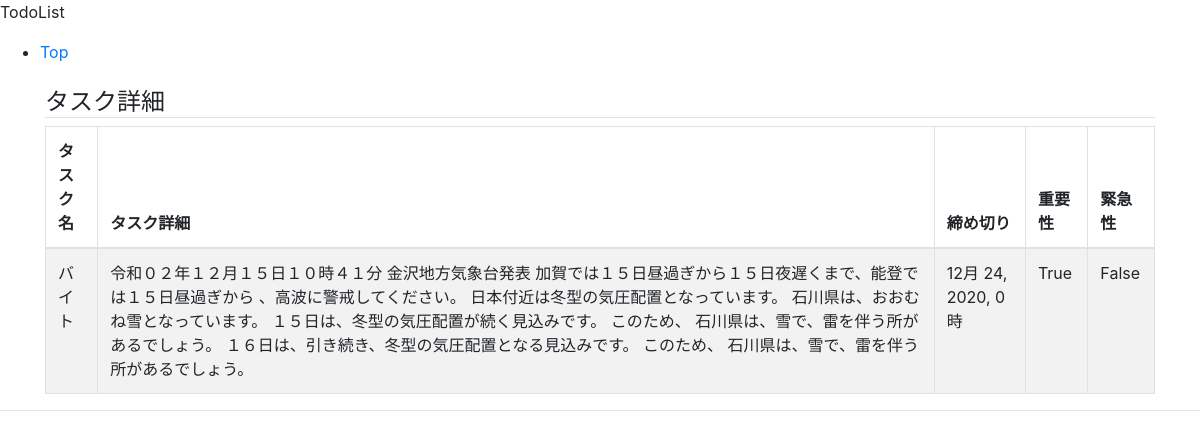
Screenshot of /detail/12/ with the database file from the repository.
### posts/models.py (models this page shows, shortened)
class Posts(models.Model):
    class Meta(object):
        db_table = 'posts'
    task = models.CharField(verbose_name='タスク名', max_length=255)
    task_text = models.CharField(verbose_name='タスク詳細', max_length=255)
    created_at = models.DateTimeField(verbose_name='作成日時', default=timezone.now())
    deadline = models.DateTimeField(verbose_name='締切', default=timezone.now())
    importance = models.BooleanField(verbose_name='重要', default=True)
    urgency = models.BooleanField(verbose_name='緊急', default=True)

### posts/views.py (the view)
class TaskDetail(DetailView):
    model = Posts

### posts/templates/posts/posts_detail.html (shortened to what this page needs)
{% extends "base.html" %}
{% block content %}
    <h4 class="mt-4 border-bottom">タスク詳細</h4>
    <table class="table table-striped table-bordered">
        <thead>
        <tr>
            <th scope="col">タスク名</th>
            <th scope="col">タスク詳細</th>
            <th scope="col">締め切り</th>
            <th scope="col">重要性</th>
            <th scope="col">緊急性</th>
        </tr>
        </thead>
        <tbody>
        <tr>
            <td>{{ posts.task }}</td>
            <td>{{ posts.task_text }}</td>
            <td>{{ posts.deadline }}</td>
            <td>{{ posts.importance }}</td>
            <td>{{ posts.urgency }}</td>
        </tr>
        </tbody>
    </table>
{% endblock content %}

### rows the page displays
Posts: task "バイト", task_text "令和０２年１２月１５日１０時４１分 金沢地方気象台発表 加賀では１５日昼過ぎから１５日夜遅くまで、能登では１５日昼過ぎから 、高波に警戒してください。 日本付近は冬型の気圧配置となっています。 石川県は、おおむね雪となっています。 １５日は、冬型の気圧配置が続く見込みです。 このため、 石川県は、雪で、雷を伴う所があるでしょう。 １６日は、引き続き、冬型の気圧配置となる見込みです。 このため、 石川県は、雪で、雷を伴う所があるでしょう。", deadline "12月 24, 2020, 0時", importance "True", urgency "False"
